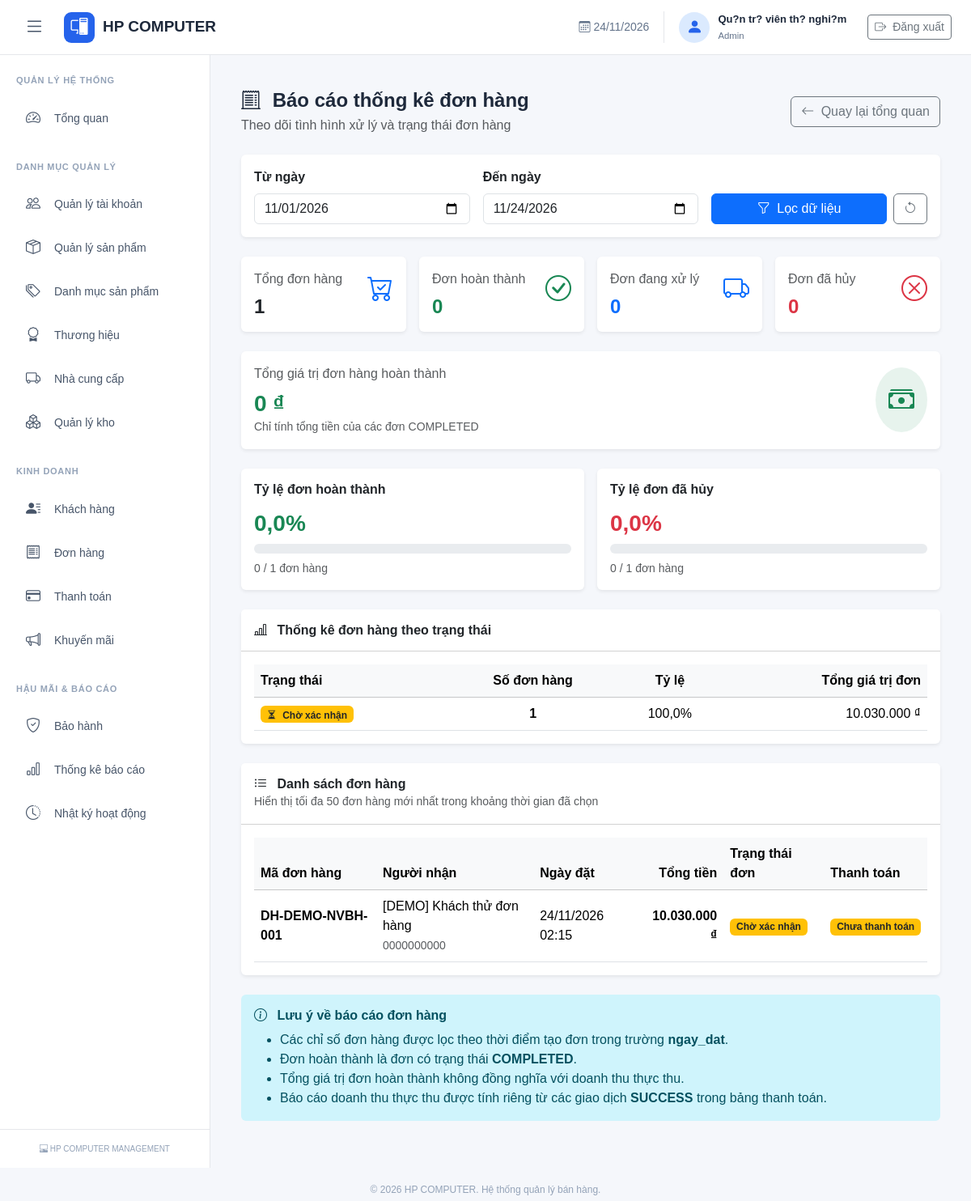
Screenshot of /orders_report.php (signed in) with the database file from the repository.
### tables this page shows
CREATE TABLE `don_hang` (
  `ma_don_hang` int(11) NOT NULL,
  `ma_khach_hang` int(11) NOT NULL,
  `ma_nguoi_tao` int(11) DEFAULT NULL,
  `ma_so_don_hang` varchar(50) NOT NULL,
  `ngay_dat` datetime NOT NULL DEFAULT current_timestamp(),
  `ten_nguoi_nhan` varchar(150) NOT NULL,
  `sdt_nguoi_nhan` varchar(20) NOT NULL,
  `dia_chi_giao_hang` varchar(255) NOT NULL,
  `tam_tinh` decimal(15,2) UNSIGNED NOT NULL DEFAULT 0.00,
  `tien_giam_gia` decimal(15,2) UNSIGNED NOT NULL DEFAULT 0.00,
  `phi_van_chuyen` decimal(15,2) UNSIGNED NOT NULL DEFAULT 0.00,
  `tong_tien` decimal(15,2) UNSIGNED NOT NULL DEFAULT 0.00,
  `trang_thai_don_hang` enum('PENDING','CONFIRMED','PROCESSING','SHIPPING','COMPLETED','CANCELLED') NOT NULL DEFAULT 'PENDING',
  `trang_thai_thanh_toan` enum('UNPAID','PARTIAL','PAID','REFUNDED') NOT NULL DEFAULT 'UNPAID',
  `ghi_chu` text DEFAULT NULL,
  `ngay_cap_nhat` datetime NOT NULL DEFAULT current_timestamp() ON UPDATE current_timestamp()
);

### modules/reports/orders.php (the view, shortened to what the rows shown need)
<?php
require_once __DIR__ . '/../../includes/permission_check.php';
$e = static function ($value) {
    return htmlspecialchars((string) $value, ENT_QUOTES, 'UTF-8');
};
$formatMoney = static function ($value) {
    return number_format((float) $value, 0, ',', '.') . ' ₫';
};
$today = date('Y-m-d');
$firstDayOfMonth = date('Y-m-01');
$tuNgay = $_GET['tu_ngay'] ?? $firstDayOfMonth;
$denNgay = $_GET['den_ngay'] ?? $today;
$tuNgaySQL = $tuNgay . ' 00:00:00';
$denNgaySQL = date(
    'Y-m-d',
    strtotime($denNgay . ' +1 day')
) . ' 00:00:00';
$donTheoTrangThai = [];
$donGanDay = [];
$loiTruyVan = null;
try {
    $sqlTrangThai = "
        SELECT
            trang_thai_don_hang,
            COUNT(*) AS so_luong,
            COALESCE(SUM(tong_tien), 0) AS tong_gia_tri
        FROM don_hang
        WHERE ngay_dat >= :tu_ngay
          AND ngay_dat < :den_ngay
        GROUP BY trang_thai_don_hang
    ";
    $stmt = $pdo->prepare($sqlTrangThai);
    $stmt->execute([
        ':tu_ngay' => $tuNgaySQL,
        ':den_ngay' => $denNgaySQL
    ]);
    $donTheoTrangThai = $stmt->fetchAll(PDO::FETCH_ASSOC);
    $sqlDonHang = "
        SELECT
            ma_don_hang,
            ma_so_don_hang,
            ten_nguoi_nhan,
            sdt_nguoi_nhan,
            tong_tien,
            trang_thai_don_hang,
            trang_thai_thanh_toan,
            ngay_dat
        FROM don_hang
        WHERE ngay_dat >= :tu_ngay
          AND ngay_dat < :den_ngay
        ORDER BY ngay_dat DESC
        LIMIT 50
    ";
    $stmt = $pdo->prepare($sqlDonHang);
    $stmt->execute([
        ':tu_ngay' => $tuNgaySQL,
        ':den_ngay' => $denNgaySQL
    ]);
    $donGanDay = $stmt->fetchAll(PDO::FETCH_ASSOC);
} catch (PDOException $exception) {
    error_log(
        'HPComputer Order Reports Error: ' .
        $exception->getMessage()
    );
    $loiTruyVan = 'Không thể tải dữ liệu báo cáo đơn hàng. Vui lòng kiểm tra cơ sở dữ liệu.';
}
$trangThai = [
    'PENDING' => [
        'label' => 'Chờ xác nhận',
        'class' => 'bg-warning text-dark',
        'icon' => 'bi-hourglass-split'
    ],
    'CONFIRMED' => [
        'label' => 'Đã xác nhận',
        'class' => 'bg-info text-dark',
        'icon' => 'bi-check-circle'
    ],
    'PROCESSING' => [
        'label' => 'Đang chuẩn bị',
        'class' => 'bg-primary',
        'icon' => 'bi-box-seam'
    ],
    'SHIPPING' => [
        'label' => 'Đang giao hàng',
        'class' => 'bg-primary',
        'icon' => 'bi-truck'
    ],
    'COMPLETED' => [
        'label' => 'Hoàn thành',
        'class' => 'bg-success',
        'icon' => 'bi-check-circle-fill'
    ],
    'CANCELLED' => [
        'label' => 'Đã hủy',
        'class' => 'bg-danger',
        'icon' => 'bi-x-circle'
    ]
];
$trangThaiThanhToan = [
    'UNPAID' => [
        'label' => 'Chưa thanh toán',
        'class' => 'bg-warning text-dark'
    ],
    'PARTIAL' => [
        'label' => 'Thanh toán một phần',
        'class' => 'bg-info text-dark'
    ],
    'PAID' => [
        'label' => 'Đã thanh toán',
        'class' => 'bg-success'
    ],
    'REFUNDED' => [
        'label' => 'Đã hoàn tiền',
        'class' => 'bg-secondary'
    ]
];
?>
<div class="container-fluid py-3">
    <?php if ($loiTruyVan !== null): ?>
        <div class="alert alert-danger">
            <i class="bi bi-exclamation-triangle me-2"></i>
            <?= $e($loiTruyVan) ?>
        </div>
    <?php else: ?>
    <div class="card border-0 shadow-sm mb-4">
        <div class="card-body">
            <?php if (empty($donTheoTrangThai)): ?>
                <div class="text-center py-4">
                    <i class="bi bi-inbox fs-1 text-muted"></i>
                    <p class="text-muted mt-2 mb-0">
                        Chưa có dữ liệu đơn hàng trong khoảng thời gian này.
                    </p>
                </div>
            <?php else: ?>
                <div class="table-responsive">
                    <table class="table table-hover align-middle mb-0">
                        <thead class="table-light">
                            <tr>
                                <th>Trạng thái</th>
                                <th class="text-center">Số đơn hàng</th>
                                <th class="text-center">Tỷ lệ</th>
                                <th class="text-end">Tổng giá trị đơn</th>
                            </tr>
                        </thead>
                    </table>
                </div>
            <?php endif; ?>
        </div>
    </div>
    <div class="card border-0 shadow-sm mb-4">
        <div class="card-body">
            <?php if (empty($donGanDay)): ?>
                <div class="text-center py-4">
                    <i class="bi bi-inbox fs-1 text-muted"></i>
                    <p class="text-muted mt-2 mb-0">
                        Không có đơn hàng trong khoảng thời gian này.
                    </p>
                </div>
            <?php else: ?>
                <div class="table-responsive">
                    <table class="table table-hover align-middle mb-0">
                        <thead class="table-light">
                            <tr>
                                <th>Mã đơn hàng</th>
                                <th>Người nhận</th>
                                <th>Ngày đặt</th>
                                <th class="text-end">Tổng tiền</th>
                                <th>Trạng thái đơn</th>
                                <th>Thanh toán</th>
                            </tr>
                        </thead>
                        <tbody>
                            <?php foreach ($donGanDay as $don): ?>
                                <?php
                                $statusDon = $trangThai[$don['trang_thai_don_hang']]
                                    ?? [
                                        'label' => $don['trang_thai_don_hang'],
                                        'class' => 'bg-secondary'
                                    ];
                                $statusPayment = $trangThaiThanhToan[$don['trang_thai_thanh_toan']]
                                    ?? [
                                        'label' => $don['trang_thai_thanh_toan'],
                                        'class' => 'bg-secondary'
                                    ];
                                ?>
                                <tr>
                                    <td class="fw-semibold">
                                        <?= $e($don['ma_so_don_hang']) ?>
                                    </td>
                                    <td>
                                        <div>
                                            <?= $e($don['ten_nguoi_nhan']) ?>
                                        </div>
                                        <small class="text-muted">
                                            <?= $e($don['sdt_nguoi_nhan']) ?>
                                        </small>
                                    </td>
                                    <td>
                                        <?= $e(date(
                                            'd/m/Y H:i',
                                            strtotime($don['ngay_dat'])
                                        )) ?>
                                    </td>
                                    <td class="text-end fw-semibold">
                                        <?= $e($formatMoney($don['tong_tien'])) ?>
                                    </td>
                                    <td>
                                        <span class="badge <?= $e($statusDon['class']) ?>">
                                            <?= $e($statusDon['label']) ?>
                                        </span>
                                    </td>
                                    <td>
                                        <span class="badge <?= $e($statusPayment['class']) ?>">
                                            <?= $e($statusPayment['label']) ?>
                                        </span>
                                    </td>
                                </tr>
                            <?php endforeach; ?>
                        </tbody>
                    </table>
                </div>
            <?php endif; ?>
        </div>
    </div>
    <?php endif; ?>
</div>

### rows the page displays
don_hang: ma_so_don_hang "DH-DEMO-NVBH-001", ten_nguoi_nhan "[DEMO] Khách thử đơn hàng", sdt_nguoi_nhan "0000000000", ngay_dat "24/11/2026 02:15", tong_tien "10.030.000 ₫", trang_thai_don_hang "Chờ xác nhận", trang_thai_thanh_toan "Chưa thanh toán"

### other values shown
$hoTen "Qu?n tr? viên th? nghi?m"
$tenVaiTro "Admin"
$e($formatNumber($thongKe['tong_don'])) "1"
$e($formatNumber($thongKe['hoan_thanh'])) "0"
$e($formatNumber($thongKe['da_huy'])) "0"
$e($formatMoney($thongKe['gia_tri_hoan_thanh'])) "0 ₫"
$tyLeHoanThanh "0,0"
$tyLeDaHuy "0,0"
$e($status['label']) "Chờ xác nhận"
$e($formatNumber($soLuong)) "1"
$tyLe "100,0"
$e($formatMoney($item['tong_gia_tri'])) "10.030.000 ₫"
